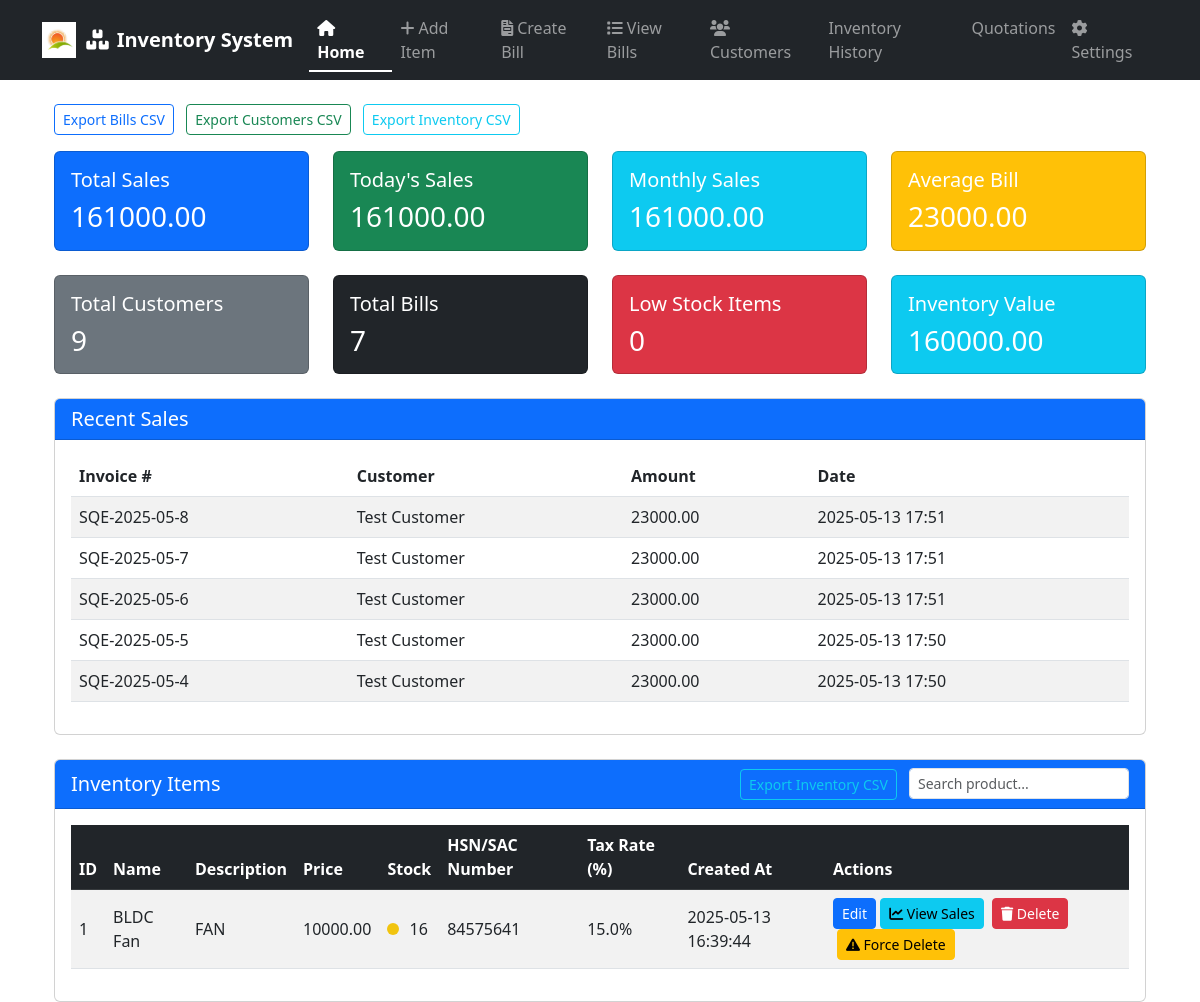
Before: / with the older database file.
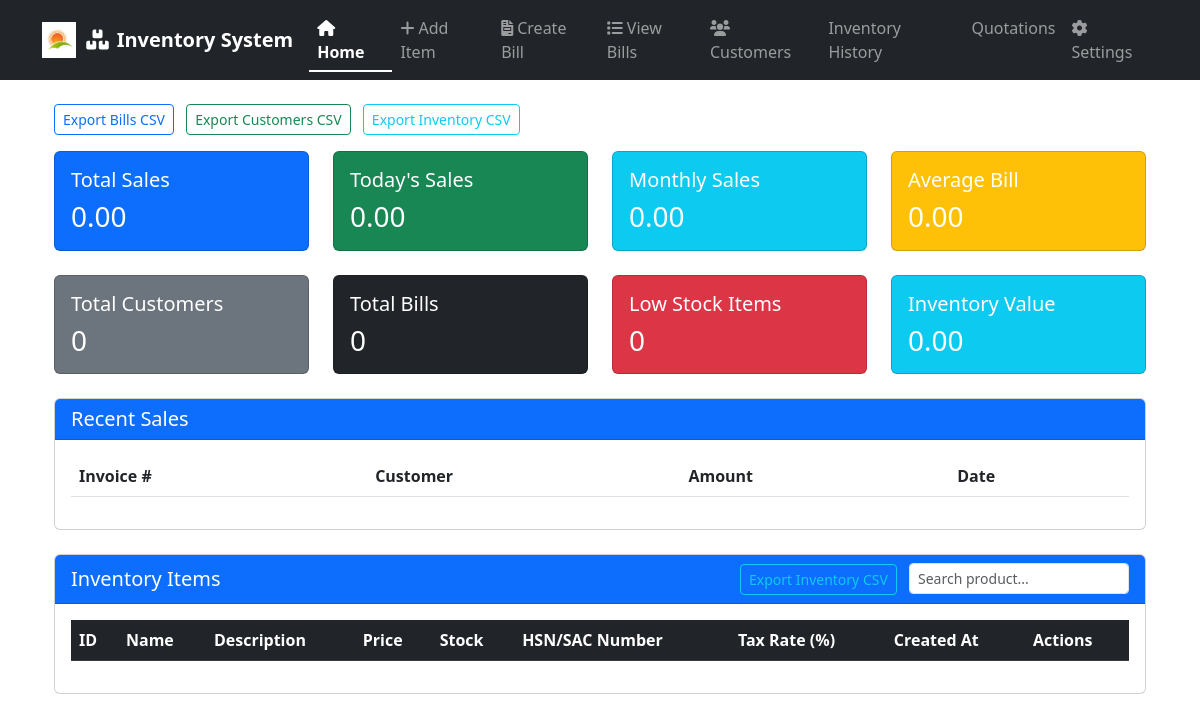
After: the same page with the newer database file.
### app.py (models this page shows)
class Bill(db.Model):
    id = db.Column(db.Integer, primary_key=True)
    customer_id = db.Column(db.Integer, db.ForeignKey('customer.id'), nullable=True)
    customer_name = db.Column(db.String(100), nullable=False)
    mobile_number = db.Column(db.String(20), nullable=True)
    email = db.Column(db.String(100), nullable=True)
    address = db.Column(db.String(200), nullable=True)
    gstin = db.Column(db.String(50), nullable=True)
    payment_mode = db.Column(db.String(50), nullable=True)
    invoice_number = db.Column(db.String(20), nullable=True)
    total_amount = db.Column(db.Float, nullable=False)
    created_at = db.Column(db.DateTime, default=datetime.utcnow)
    items = db.relationship('BillItem', backref='bill', lazy=True)
    inventory_updated = db.Column(db.Boolean, default=False)

class Item(db.Model):
    id = db.Column(db.Integer, primary_key=True)
    name = db.Column(db.String(100), nullable=False)
    description = db.Column(db.String(200))
    price = db.Column(db.Float, nullable=False)
    stock = db.Column(db.Integer, nullable=False)
    hsn_sac_number = db.Column(db.String(20), nullable=True)
    tax_rate = db.Column(db.Float, nullable=True, default=0.0)
    created_at = db.Column(db.DateTime, default=datetime.utcnow)

### app.py (the view)
@app.route('/')
def index():
    items = Item.query.order_by(Item.name).all()
    total_sales = db.session.query(db.func.sum(Bill.total_amount)).scalar() or 0
    today = datetime.utcnow().date()
    today_sales = db.session.query(db.func.sum(Bill.total_amount))\
        .filter(db.func.date(Bill.created_at) == today).scalar() or 0
    first_day = today.replace(day=1)
    monthly_sales = db.session.query(db.func.sum(Bill.total_amount))\
        .filter(db.func.date(Bill.created_at) >= first_day).scalar() or 0
    total_bills = Bill.query.count()
    avg_bill_amount = total_sales / total_bills if total_bills > 0 else 0
    total_customers = Customer.query.count()
    total_bills = Bill.query.count()
    low_stock_items = Item.query.filter(Item.stock < 10).count()
    total_inventory_value = db.session.query(db.func.sum(Item.price * Item.stock)).scalar() or 0
    recent_bills = Bill.query.order_by(Bill.created_at.desc()).limit(5).all()
    return render_template('index.html',
                         items=items,
                         total_sales=total_sales,
                         today_sales=today_sales,
                         monthly_sales=monthly_sales,
                         avg_bill_amount=avg_bill_amount,
                         total_customers=total_customers,
                         total_bills=total_bills,
                         low_stock_items=low_stock_items,
                         total_inventory_value=total_inventory_value,
                         recent_bills=recent_bills)

### templates/index.html (shortened to what the changed rows need)
{% extends "base.html" %}
{% block content %}
<div class="container-fluid">
    <div class="row mb-4">
        <div class="col-md-3">
            <div class="card bg-primary text-white">
                <div class="card-body">
                    <h5 class="card-title">Total Sales</h5>
                    <h3 class="card-text">{{ "%.2f"|format(total_sales) }}</h3>
                </div>
            </div>
        </div>
        <div class="col-md-3">
            <div class="card bg-success text-white">
                <div class="card-body">
                    <h5 class="card-title">Today's Sales</h5>
                    <h3 class="card-text">{{ "%.2f"|format(today_sales) }}</h3>
                </div>
            </div>
        </div>
        <div class="col-md-3">
            <div class="card bg-info text-white">
                <div class="card-body">
                    <h5 class="card-title">Monthly Sales</h5>
                    <h3 class="card-text">{{ "%.2f"|format(monthly_sales) }}</h3>
                </div>
            </div>
        </div>
        <div class="col-md-3">
            <div class="card bg-warning text-white">
                <div class="card-body">
                    <h5 class="card-title">Average Bill</h5>
                    <h3 class="card-text">{{ "%.2f"|format(avg_bill_amount) }}</h3>
                </div>
            </div>
        </div>
    </div>
    <div class="row mb-4">
        <div class="col-md-3">
            <div class="card bg-secondary text-white">
                <div class="card-body">
                    <h5 class="card-title">Total Customers</h5>
                    <h3 class="card-text">{{ total_customers }}</h3>
                </div>
            </div>
        </div>
        <div class="col-md-3">
            <div class="card bg-dark text-white">
                <div class="card-body">
                    <h5 class="card-title">Total Bills</h5>
                    <h3 class="card-text">{{ total_bills }}</h3>
                </div>
            </div>
        </div>
        <div class="col-md-3">
            <div class="card bg-info text-white">
                <div class="card-body">
                    <h5 class="card-title">Inventory Value</h5>
                    <h3 class="card-text">{{ "%.2f"|format(total_inventory_value) }}</h3>
                </div>
            </div>
        </div>
    </div>
    <div class="row mb-4">
        <div class="col-12">
            <div class="card">
                <div class="card-body">
                    <div class="table-responsive">
                        <table class="table table-striped">
                            <thead>
                                <tr>
                                    <th>Invoice #</th>
                                    <th>Customer</th>
                                    <th>Amount</th>
                                    <th>Date</th>
                                </tr>
                            </thead>
                            <tbody>
                                {% for bill in recent_bills %}
                                <tr>
                                    <td>{{ bill.invoice_number }}</td>
                                    <td>{{ bill.customer_name }}</td>
                                    <td>{{ "%.2f"|format(bill.total_amount) }}</td>
                                    <td>{{ bill.created_at.strftime('%Y-%m-%d %H:%M') }}</td>
                                </tr>
                                {% endfor %}
                            </tbody>
                        </table>
                    </div>
                </div>
            </div>
        </div>
    </div>
    <div class="row">
        <div class="col-12">
            <div class="card">
                <div class="card-body">
                    <div class="table-responsive">
                        <table class="table table-striped table-hover align-middle" id="inventory-table">
                            <thead class="table-dark">
                                <tr>
                                    <th>ID</th>
                                    <th>Name</th>
                                    <th>Description</th>
                                    <th>Price</th>
                                    <th>Stock</th>
                                    <th>HSN/SAC Number</th>
                                    <th>Tax Rate (%)</th>
                                    <th>Created At</th>
                                    <th>Actions</th>
                                </tr>
                            </thead>
                            <tbody>
                                {% for item in items %}
                                <tr>
                                    <td>{{ item.id }}</td>
                                    <td>{{ item.name }}</td>
                                    <td>{{ item.description }}</td>
                                    <td>{{ "%.2f"|format(item.price) }}</td>
                                    <td>
                                        {% if item.stock < 10 %}
                                            <span style="height: 12px; width: 12px; background-color: #e74c3c; border-radius: 50%; display: inline-block; margin-right: 6px;" title="Low Stock"></span>
                                        {% elif item.stock <= 20 %}
                                            <span style="height: 12px; width: 12px; background-color: #f1c40f; border-radius: 50%; display: inline-block; margin-right: 6px;" title="Medium Stock"></span>
                                        {% else %}
                                            <span style="height: 12px; width: 12px; background-color: #27ae60; border-radius: 50%; display: inline-block; margin-right: 6px;" title="High Stock"></span>
                                        {% endif %}
                                        {{ item.stock }}
                                    </td>
                                    <td>{{ item.hsn_sac_number or '' }}</td>
                                    <td>{{ item.tax_rate or 0 }}%</td>
                                    <td>{{ item.created_at.strftime('%Y-%m-%d %H:%M:%S') }}</td>
                                    <td>
                                        <a href="{{ url_for('edit_item', id=item.id) }}" class="btn btn-primary btn-sm">Edit</a>
                                        <button type="button" class="btn btn-info btn-sm" onclick="viewProductSales({{ item.id }}, '{{ item.name }}')">
                                            <i class="fas fa-chart-line"></i> View Sales
                                        </button>
                                        <form method="POST" action="{{ url_for('delete_item', id=item.id) }}" style="display:inline;" onsubmit="return confirm('Are you sure you want to delete this item?');">
                                            <button type="submit" class="btn btn-danger btn-sm ms-1">
                                                <i class="fas fa-trash"></i> Delete
                                            </button>
                                        </form>
                                        <form method="POST" action="{{ url_for('force_delete_item', id=item.id) }}" style="display:inline;" onsubmit="return confirm('Force delete will break links in bills/quotations. Proceed?');">
                                            <button type="submit" class="btn btn-warning btn-sm ms-1">
                                                <i class="fas fa-exclamation-triangle"></i> Force Delete
                                            </button>
                                        </form>
                                    </td>
                                </tr>
                                {% endfor %}
                            </tbody>
                        </table>
                    </div>
                </div>
            </div>
        </div>
    </div>
</div>
{% endblock %}

Changed rows visible on the page:
removed Bill: invoice_number "SQE-2025-05-8", customer_name "Test Customer", total_amount "23000.00", created_at "2025-05-13 17:51"
removed Bill: invoice_number "SQE-2025-05-7", customer_name "Test Customer", total_amount "23000.00", created_at "2025-05-13 17:51"
removed Bill: invoice_number "SQE-2025-05-6", customer_name "Test Customer", total_amount "23000.00", created_at "2025-05-13 17:51"
removed Bill: invoice_number "SQE-2025-05-5", customer_name "Test Customer", total_amount "23000.00", created_at "2025-05-13 17:50"
removed Bill: invoice_number "SQE-2025-05-4", customer_name "Test Customer", total_amount "23000.00", created_at "2025-05-13 17:50"
removed Item: id "1", name "BLDC Fan", description "FAN", price "10000.00", stock "16", hsn_sac_number "84575641", tax_rate "15.0", created_at "2025-05-13 16:39:44"
Other visible differences:
{{ "%.2f"|format(total_sales) }}: "161000.00" → "0.00"
{{ "%.2f"|format(today_sales) }}: "161000.00" → "0.00"
{{ "%.2f"|format(monthly_sales) }}: "161000.00" → "0.00"
{{ "%.2f"|format(avg_bill_amount) }}: "23000.00" → "0.00"
{{ total_customers }}: "9" → "0"
{{ total_bills }}: "7" → "0"
{{ "%.2f"|format(total_inventory_value) }}: "160000.00" → "0.00"
